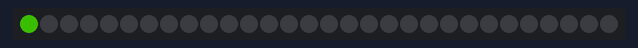
Recording of a sketch running on a simulated ESP8266 (NodeMCU). Parts: 30 RGB LEDs in strip order, left to right. Dim RGB values are drawn brighter than linear; colours are those a GRB WS2812 strip shows for the declared byte order.

Above: at 3.07 s.
At 3.84 s:
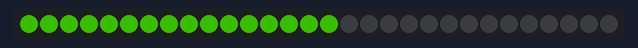
At 4.5 s:
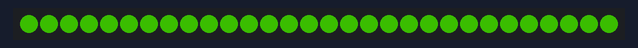

The sketch:

LEDDemo.ino
```cpp
//Board ESP8266
//LED WS2812B

#include <FastLED.h>

#define DATA_PIN    D4
#define LED_TYPE    WS2812B
#define COLOR_ORDER RGB
#define NUM_LEDS    30
CRGB leds[NUM_LEDS];

#define BRIGHTNESS          250
#define FRAMES_PER_SECOND  120

void setup() {
  delay(3000); // 3 second delay for recovery

  // tell FastLED about the LED strip configuration
  FastLED.addLeds<LED_TYPE, DATA_PIN, COLOR_ORDER>(leds, NUM_LEDS).setCorrection(TypicalLEDStrip);
  //FastLED.addLeds<LED_TYPE,DATA_PIN,CLK_PIN,COLOR_ORDER>(leds, NUM_LEDS).setCorrection(TypicalLEDStrip);

  // set master brightness control
  FastLED.setBrightness(BRIGHTNESS);
}

void loop()
{
  for (int i = 0; i < NUM_LEDS; i++) {
    leds[i] = CHSV(23, 255, 165);
    FastLED.show();
    delay(50);
  }
}
```
